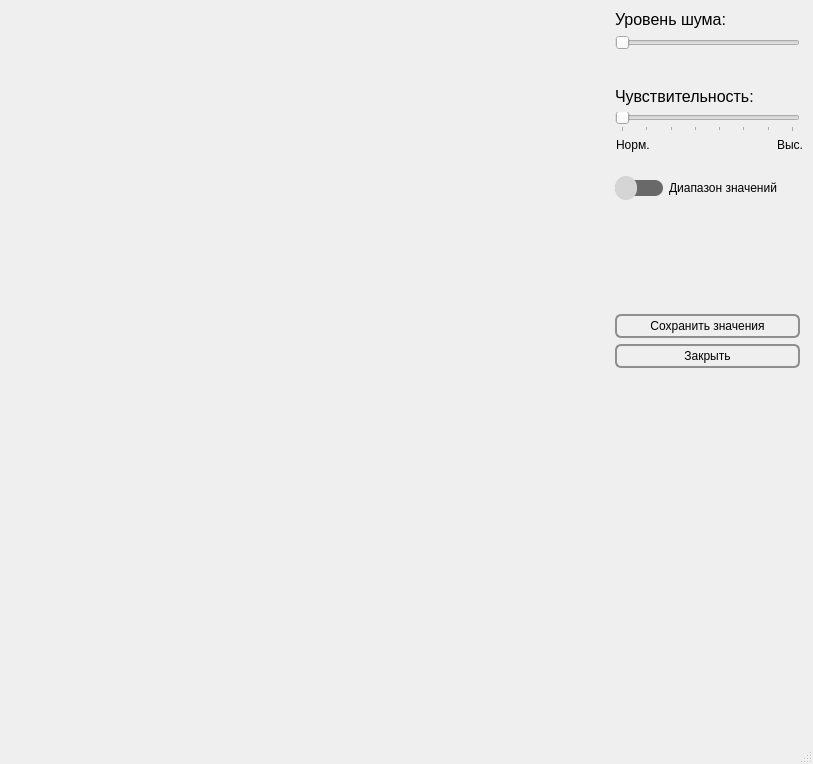
<?xml version="1.0" encoding="UTF-8"?>
<ui version="4.0">
 <class>FilterFFT</class>
 <widget class="QMainWindow" name="FilterFFT">
  <property name="geometry">
   <rect>
    <x>0</x>
    <y>0</y>
    <width>813</width>
    <height>764</height>
   </rect>
  </property>
  <property name="windowTitle">
   <string>MainWindow</string>
  </property>
  <property name="windowIcon">
   <iconset resource="source.qrc">
    <normaloff>:/img/img/set.ico</normaloff>:/img/img/set.ico</iconset>
  </property>
  <widget class="QWidget" name="centralwidget">
   <layout class="QVBoxLayout" name="verticalLayout_2">
    <item>
     <layout class="QGridLayout" name="gridLayout">
      <item row="1" column="0">
       <widget class="QCustomPlot" name="widget_idft" native="true">
        <property name="minimumSize">
         <size>
          <width>0</width>
          <height>310</height>
         </size>
        </property>
       </widget>
      </item>
      <item row="0" column="0">
       <widget class="QCustomPlot" name="widget_dft" native="true">
        <property name="minimumSize">
         <size>
          <width>600</width>
          <height>310</height>
         </size>
        </property>
       </widget>
      </item>
      <item row="0" column="1">
       <layout class="QVBoxLayout" name="verticalLayout">
        <item>
         <widget class="QLabel" name="label_2">
          <property name="maximumSize">
           <size>
            <width>185</width>
            <height>20</height>
           </size>
          </property>
          <property name="font">
           <font>
            <pointsize>12</pointsize>
           </font>
          </property>
          <property name="text">
           <string>Уровень шума:</string>
          </property>
         </widget>
        </item>
        <item>
         <widget class="QSlider" name="Slider_level">
          <property name="minimumSize">
           <size>
            <width>185</width>
            <height>0</height>
           </size>
          </property>
          <property name="maximumSize">
           <size>
            <width>185</width>
            <height>16777215</height>
           </size>
          </property>
          <property name="pageStep">
           <number>1</number>
          </property>
          <property name="orientation">
           <enum>Qt::Horizontal</enum>
          </property>
          <property name="tickPosition">
           <enum>QSlider::NoTicks</enum>
          </property>
          <property name="tickInterval">
           <number>1</number>
          </property>
         </widget>
        </item>
        <item>
         <spacer name="verticalSpacer_2">
          <property name="orientation">
           <enum>Qt::Vertical</enum>
          </property>
          <property name="sizeType">
           <enum>QSizePolicy::Preferred</enum>
          </property>
          <property name="sizeHint" stdset="0">
           <size>
            <width>20</width>
            <height>30</height>
           </size>
          </property>
         </spacer>
        </item>
        <item>
         <widget class="QLabel" name="label">
          <property name="maximumSize">
           <size>
            <width>185</width>
            <height>20</height>
           </size>
          </property>
          <property name="font">
           <font>
            <pointsize>12</pointsize>
           </font>
          </property>
          <property name="text">
           <string>Чувствительность:</string>
          </property>
         </widget>
        </item>
        <item>
         <widget class="QSlider" name="Slider_sens">
          <property name="minimumSize">
           <size>
            <width>185</width>
            <height>0</height>
           </size>
          </property>
          <property name="maximumSize">
           <size>
            <width>185</width>
            <height>16777215</height>
           </size>
          </property>
          <property name="minimum">
           <number>1</number>
          </property>
          <property name="maximum">
           <number>8</number>
          </property>
          <property name="singleStep">
           <number>1</number>
          </property>
          <property name="pageStep">
           <number>1</number>
          </property>
          <property name="value">
           <number>1</number>
          </property>
          <property name="sliderPosition">
           <number>1</number>
          </property>
          <property name="tracking">
           <bool>true</bool>
          </property>
          <property name="orientation">
           <enum>Qt::Horizontal</enum>
          </property>
          <property name="tickPosition">
           <enum>QSlider::TicksBelow</enum>
          </property>
          <property name="tickInterval">
           <number>1</number>
          </property>
         </widget>
        </item>
        <item>
         <layout class="QHBoxLayout" name="horizontalLayout">
          <item>
           <widget class="QLabel" name="label_3">
            <property name="maximumSize">
             <size>
              <width>90</width>
              <height>14</height>
             </size>
            </property>
            <property name="text">
             <string>Норм.</string>
            </property>
           </widget>
          </item>
          <item>
           <widget class="QLabel" name="label_4">
            <property name="maximumSize">
             <size>
              <width>90</width>
              <height>14</height>
             </size>
            </property>
            <property name="text">
             <string>Выс.</string>
            </property>
            <property name="alignment">
             <set>Qt::AlignRight|Qt::AlignTrailing|Qt::AlignVCenter</set>
            </property>
           </widget>
          </item>
         </layout>
        </item>
        <item>
         <layout class="QHBoxLayout" name="horizontalLayout_2">
          <item>
           <widget class="QSlider" name="SliderSpan">
            <property name="minimumSize">
             <size>
              <width>0</width>
              <height>24</height>
             </size>
            </property>
            <property name="maximumSize">
             <size>
              <width>48</width>
              <height>24</height>
             </size>
            </property>
            <property name="cursor">
             <cursorShape>PointingHandCursor</cursorShape>
            </property>
            <property name="toolTip">
             <string>&lt;html&gt;&lt;head/&gt;&lt;body&gt;&lt;p&gt;Показать/скрыть &lt;span style=&quot; font-weight:600;&quot;&gt;диапазон значений&lt;/span&gt;&lt;/p&gt;&lt;/body&gt;&lt;/html&gt;</string>
            </property>
            <property name="styleSheet">
             <string notr="true">.QSlider::groove:horizontal {
    height: 24px; 
    background:#696969; 
    border-radius: 8px;
    padding:-4px 7px;
} 

.QSlider::handle:horizontal {
    background: #d5d5d5; 
    width: 22px; 
    margin: 0px -7px; 
    border-radius: 11px;
} </string>
            </property>
            <property name="maximum">
             <number>1</number>
            </property>
            <property name="pageStep">
             <number>1</number>
            </property>
            <property name="orientation">
             <enum>Qt::Horizontal</enum>
            </property>
           </widget>
          </item>
          <item>
           <widget class="QLabel" name="label_5">
            <property name="maximumSize">
             <size>
              <width>135</width>
              <height>16777215</height>
             </size>
            </property>
            <property name="text">
             <string>Диапазон значений</string>
            </property>
           </widget>
          </item>
         </layout>
        </item>
        <item>
         <spacer name="verticalSpacer">
          <property name="orientation">
           <enum>Qt::Vertical</enum>
          </property>
          <property name="sizeType">
           <enum>QSizePolicy::Preferred</enum>
          </property>
          <property name="sizeHint" stdset="0">
           <size>
            <width>20</width>
            <height>90</height>
           </size>
          </property>
         </spacer>
        </item>
        <item>
         <widget class="QPushButton" name="pushButton_saveTxt">
          <property name="minimumSize">
           <size>
            <width>185</width>
            <height>24</height>
           </size>
          </property>
          <property name="maximumSize">
           <size>
            <width>185</width>
            <height>16777215</height>
           </size>
          </property>
          <property name="styleSheet">
           <string notr="true"> QPushButton {
     border: 2px solid #8f8f91;
     border-radius: 6px;
     background-color: qlineargradient(x1: 0, y1: 0, x2: 0, y2: 1,
                                       stop: 0 #f6f7fa, stop: 1 #dadbde);
     min-height: 20px; 
}
QPushButton:pressed {
     background-color: qlineargradient(x1: 0, y1: 0, x2: 0, y2: 1,
                                       stop: 0 #dadbde, stop: 1 #f6f7fa);
 }</string>
          </property>
          <property name="text">
           <string>Сохранить значения</string>
          </property>
          <property name="icon">
           <iconset resource="source.qrc">
            <normaloff>:/img/img/512px-Save_font_awesome.svg.png</normaloff>:/img/img/512px-Save_font_awesome.svg.png</iconset>
          </property>
          <property name="shortcut">
           <string>Ctrl+S</string>
          </property>
         </widget>
        </item>
        <item>
         <widget class="QPushButton" name="pushButton_close">
          <property name="minimumSize">
           <size>
            <width>185</width>
            <height>24</height>
           </size>
          </property>
          <property name="maximumSize">
           <size>
            <width>185</width>
            <height>16777215</height>
           </size>
          </property>
          <property name="styleSheet">
           <string notr="true"> QPushButton {
     border: 2px solid #8f8f91;
     border-radius: 6px;
     background-color: qlineargradient(x1: 0, y1: 0, x2: 0, y2: 1,
                                       stop: 0 #f6f7fa, stop: 1 #dadbde);
     min-height: 20px; 
}
QPushButton:pressed {
     background-color: qlineargradient(x1: 0, y1: 0, x2: 0, y2: 1,
                                       stop: 0 #dadbde, stop: 1 #f6f7fa);
 }</string>
          </property>
          <property name="text">
           <string>Закрыть</string>
          </property>
          <property name="icon">
           <iconset resource="source.qrc">
            <normaloff>:/img/img/log-out.png</normaloff>:/img/img/log-out.png</iconset>
          </property>
          <property name="iconSize">
           <size>
            <width>18</width>
            <height>18</height>
           </size>
          </property>
          <property name="shortcut">
           <string>Ctrl+Q</string>
          </property>
         </widget>
        </item>
       </layout>
      </item>
     </layout>
    </item>
   </layout>
  </widget>
  <widget class="QMenuBar" name="menubar">
   <property name="geometry">
    <rect>
     <x>0</x>
     <y>0</y>
     <width>813</width>
     <height>21</height>
    </rect>
   </property>
  </widget>
  <widget class="QStatusBar" name="statusbar"/>
 </widget>
 <customwidgets>
  <customwidget>
   <class>QCustomPlot</class>
   <extends>QWidget</extends>
   <header>qcustomplot.h</header>
   <container>1</container>
  </customwidget>
 </customwidgets>
 <resources>
  <include location="source.qrc"/>
 </resources>
 <connections/>
</ui>
